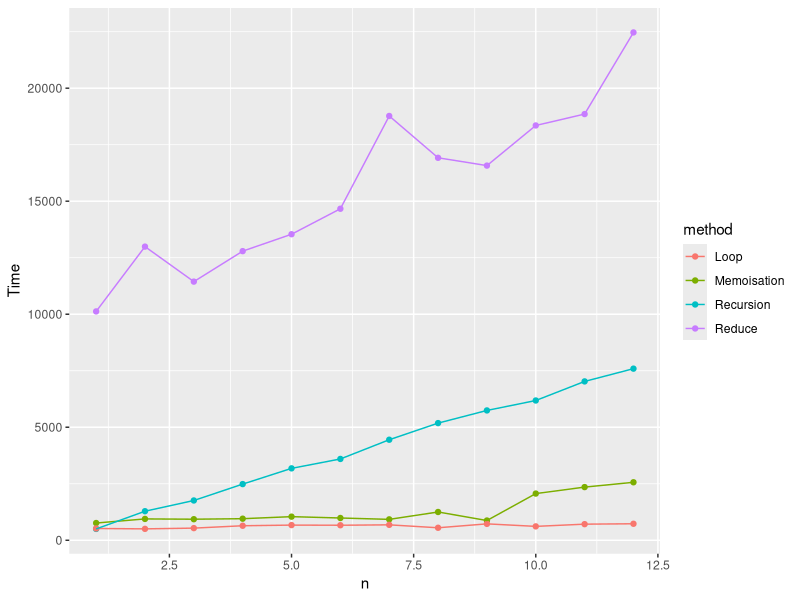

Source code (R):
library(purrr)
library(microbenchmark)
library(ggplot2)
# For this Part you will need to write four different versions
# of the Factorial function:
# 
# Factorial_loop: a version that computes the factorial
# of an integer using looping (such as a for loop)
factorial_loop <- function(n=10){
  ans <- 1
  if(n==0){
    return(ans)
  }else if(n<0){
    message("n < 0, no factorials")
    return(NA)
  }
  
  for(i in 1:n){
    ans <- ans * i
  }
  return(ans)
}

# Factorial_reduce: a version that computes the
# factorial using the reduce() function in the purrr package.
# Alternatively, you can use the Reduce() function in the base package.
mul <- function(x, y){
  return(x*y)
}
factorial_reduce <- function(n=10){
  ans <- 1
  if(n==0){
    return(ans)
  }else if(n<0){
    message("n < 0, no factorials")
    return(NA)
  }
  ans <- purrr::reduce(1:n, mul)
  return(ans)
}
# Factorial_func: a version that uses recursion to compute the factorial.
factorial_recur <- function(n=10){
  if(n==0 || n==1){
    return(1)
  }else if(n<0){
    message("n < 0, no factorials")
    return(NA)
  }
  return(factorial_recur(n-1)*n)
}

# Factorial_mem: a version that uses memoization to compute the factorial.
factorial_vals <- c(1, rep(NA, 20))

factorial_mem <- function(n=10){
  if(n<=0){
    message("n <= 0, no factorials")
    return(NA)
  }else if(n>20){
    message("0 < n < 21")
    return(NA)
  }else if(!is.na(factorial_vals[n])){
    factorial_vals[n]
  }else{
    factorial_vals[n-1] <<- factorial_mem(n-1)
    n*factorial_vals[n-1]
  }
}

# After writing your four versions of the Factorial function, use the
# microbenchmark package to time the operation of these functions and
# provide a summary of their performance.
# summaries <- lapply(c(factorial_loop, factorial_mem,
#                       factorial_recur, factorial_reduce), microbenchmark)
loop_sum <- microbenchmark(factorial_loop(10))
recur_sum <- microbenchmark(factorial_recur(10))
reduce_sum <- microbenchmark(factorial_reduce(10))
mem_sum <- microbenchmark(factorial_mem(10))

memo_data <- map(1:12,
                 function(x){microbenchmark(factorial_mem(x))$time})
names(memo_data) <- paste0(letters[1:12], 1:12)
memo_data <- sapply(memo_data, mean)

recur_data <- map(1:12,
                 function(x){microbenchmark(factorial_recur(x))$time})
names(recur_data) <- paste0(letters[1:12], 1:12)
recur_data <- sapply(recur_data, mean)

reduce_data <- map(1:12,
                 function(x){microbenchmark(factorial_reduce(x))$time})
names(reduce_data) <- paste0(letters[1:12], 1:12)
reduce_data <- sapply(reduce_data, mean)

loop_data <- map(1:12,
                 function(x){microbenchmark(factorial_loop(x))$time})
names(loop_data) <- paste0(letters[1:12], 1:12)
loop_data <- sapply(loop_data, mean)

data_combined <- data.frame(time=c(memo_data, recur_data, reduce_data, loop_data),
                            n=rep(1:12, 4),
                            method=c(rep(c("Memoisation", "Recursion", "Reduce", "Loop"), each=12)))
comparison_plot_new <- ggplot(data=data_combined) +
  geom_point(aes(n, time, colour=method)) +
  geom_line(aes(n, time, colour=method)) +
  xlab("n") + ylab("Time")
